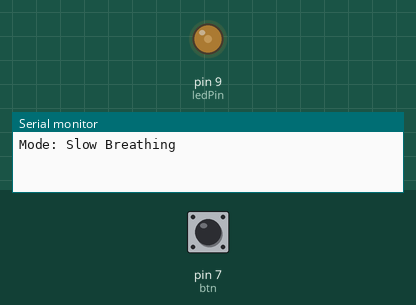
This sketch was run on a simulated Arduino Uno, built with avr-gcc and run on an emulated ATmega328P. Shown: output pins drawn as LEDs (lit = HIGH), the last lines printed to the serial monitor. The test bench sets the inputs (shaded band); at power-on: pin 7 (btn) HIGH.

Above: at 0.45 s.
At 1.25 s:
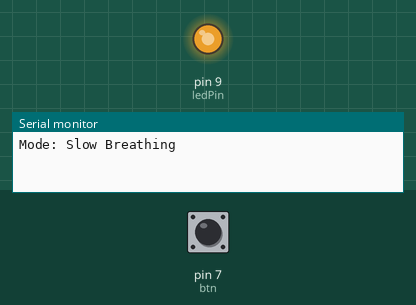
1.3 s: pin 7 (btn) pulled LOW for 0.15 s
4.3 s: pin 7 (btn) pulled LOW for 1 s
At 10.0 s:
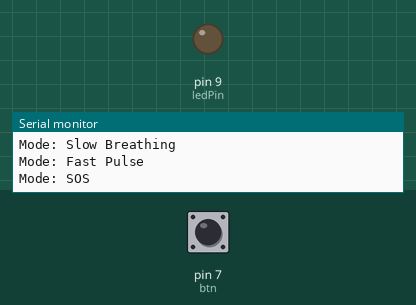
Timing chart, 0 to 13.3 s (numbered marks = the images above; inputs shaded):
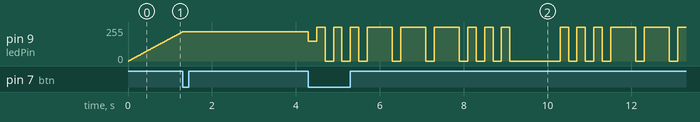

The sketch:

PWM_Fading_Night_Light.ino
```cpp
const int ledPin = 9, btn = 7;
int mode = 0; // 0=slow breathing, 1=fast pulse, 2=SOS
int lastBtnState = HIGH;

void setup() {
  pinMode(ledPin, OUTPUT);
  pinMode(btn, INPUT_PULLUP);
  Serial.begin(9600);
  Serial.println("Mode: Slow Breathing");
}

void breathe(int cycleMs) {
  int steps = 100;
  for (int i = 0; i < steps; i++) {
    if (checkModeChange()) return;
    analogWrite(ledPin, map(i, 0, steps, 0, 255));
    delay(cycleMs / (2 * steps));
  }
  for (int i = steps; i >= 0; i--) {
    if (checkModeChange()) return;
    analogWrite(ledPin, map(i, 0, steps, 0, 255));
    delay(cycleMs / (2 * steps));
  }
}

void sos() {
  int dot = 200, dash = 600, gap = 200;
  int pattern[] = {dot, dot, dot, dash, dash, dash, dot, dot, dot};
  for (int i = 0; i < 9; i++) {
    if (checkModeChange()) return;
    analogWrite(ledPin, 255); delay(pattern[i]);
    analogWrite(ledPin, 0); delay(gap);
  }
  delay(1000);
}

bool checkModeChange() {
  int state = digitalRead(btn);
  if (state == LOW && lastBtnState == HIGH) {
    mode = (mode + 1) % 3;
    Serial.println(mode == 0 ? "Mode: Slow Breathing" : mode == 1 ? "Mode: Fast Pulse" : "Mode: SOS");
    lastBtnState = state;
    delay(200);
    return true;
  }
  lastBtnState = state;
  return false;
}

void loop() {
  checkModeChange();
  if (mode == 0) breathe(3000);
  else if (mode == 1) breathe(500);
  else sos();
}
```
